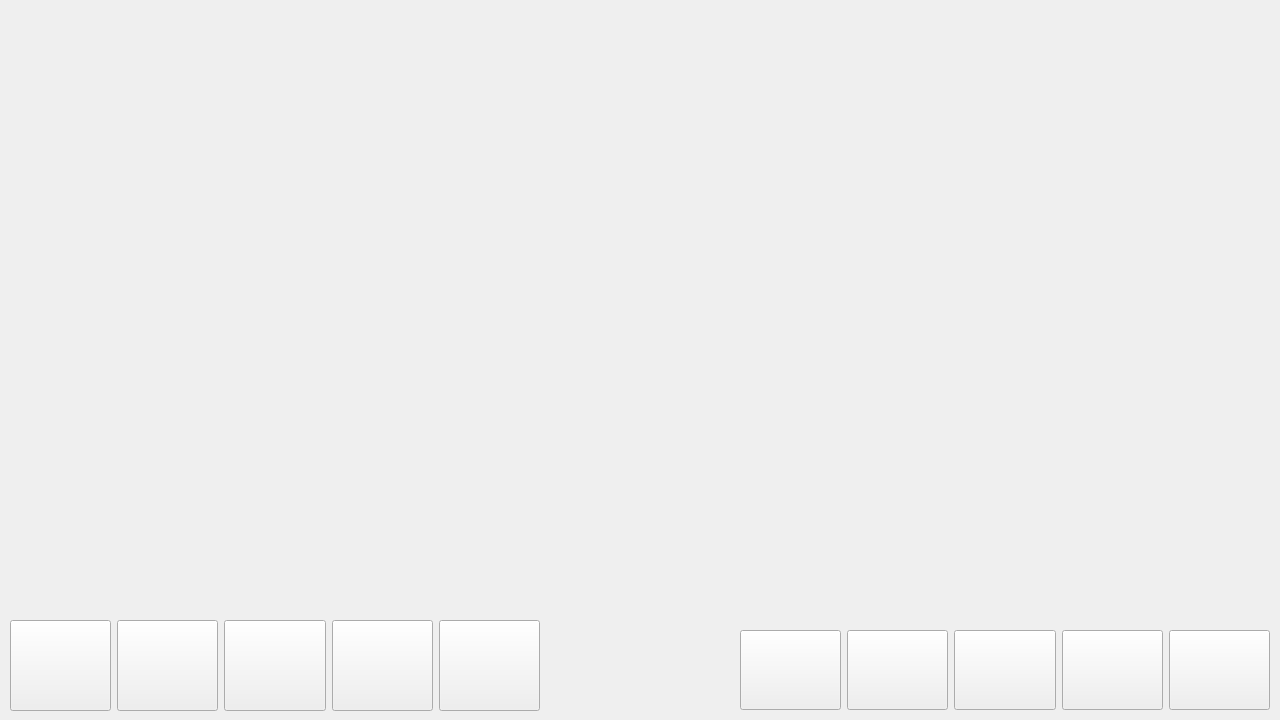
<?xml version="1.0" encoding="UTF-8"?>
<ui version="4.0">
 <class>GameWindow</class>
 <widget class="QWidget" name="GameWindow">
  <property name="geometry">
   <rect>
    <x>0</x>
    <y>0</y>
    <width>1280</width>
    <height>720</height>
   </rect>
  </property>
  <property name="windowTitle">
   <string>Form</string>
  </property>
  <widget class="QWidget" name="horizontalLayoutWidget">
   <property name="geometry">
    <rect>
     <x>10</x>
     <y>620</y>
     <width>530</width>
     <height>91</height>
    </rect>
   </property>
   <layout class="QHBoxLayout" name="horizontalLayout">
    <item>
     <widget class="QPushButton" name="player1_skill_1">
      <property name="sizePolicy">
       <sizepolicy hsizetype="Minimum" vsizetype="MinimumExpanding">
        <horstretch>0</horstretch>
        <verstretch>0</verstretch>
       </sizepolicy>
      </property>
      <property name="font">
       <font>
        <pointsize>22</pointsize>
        <weight>75</weight>
        <bold>true</bold>
       </font>
      </property>
      <property name="styleSheet">
       <string notr="true">border-image: url(:/spell/res/spells/w_spell_1.png);</string>
      </property>
      <property name="text">
       <string/>
      </property>
     </widget>
    </item>
    <item>
     <widget class="QPushButton" name="player1_skill_2">
      <property name="sizePolicy">
       <sizepolicy hsizetype="Minimum" vsizetype="MinimumExpanding">
        <horstretch>0</horstretch>
        <verstretch>0</verstretch>
       </sizepolicy>
      </property>
      <property name="font">
       <font>
        <pointsize>22</pointsize>
        <weight>75</weight>
        <bold>true</bold>
       </font>
      </property>
      <property name="styleSheet">
       <string notr="true">border-image: url(:/spell/res/spells/w_spell_5.png);</string>
      </property>
      <property name="text">
       <string/>
      </property>
     </widget>
    </item>
    <item>
     <widget class="QPushButton" name="player1_skill_3">
      <property name="sizePolicy">
       <sizepolicy hsizetype="Minimum" vsizetype="MinimumExpanding">
        <horstretch>0</horstretch>
        <verstretch>0</verstretch>
       </sizepolicy>
      </property>
      <property name="font">
       <font>
        <pointsize>22</pointsize>
        <weight>75</weight>
        <bold>true</bold>
       </font>
      </property>
      <property name="styleSheet">
       <string notr="true">border-image: url(:/spell/res/spells/w_spell_4.png);</string>
      </property>
      <property name="text">
       <string/>
      </property>
     </widget>
    </item>
    <item>
     <widget class="QPushButton" name="player1_skill_4">
      <property name="sizePolicy">
       <sizepolicy hsizetype="Minimum" vsizetype="MinimumExpanding">
        <horstretch>0</horstretch>
        <verstretch>0</verstretch>
       </sizepolicy>
      </property>
      <property name="font">
       <font>
        <pointsize>22</pointsize>
        <weight>75</weight>
        <bold>true</bold>
       </font>
      </property>
      <property name="styleSheet">
       <string notr="true">border-image: url(:/spell/res/spells/w_spell_2.png);</string>
      </property>
      <property name="text">
       <string/>
      </property>
     </widget>
    </item>
    <item>
     <widget class="QPushButton" name="player1_skill_5">
      <property name="sizePolicy">
       <sizepolicy hsizetype="Minimum" vsizetype="MinimumExpanding">
        <horstretch>0</horstretch>
        <verstretch>0</verstretch>
       </sizepolicy>
      </property>
      <property name="font">
       <font>
        <pointsize>22</pointsize>
        <weight>75</weight>
        <bold>true</bold>
       </font>
      </property>
      <property name="styleSheet">
       <string notr="true">border-image: url(:/spell/res/spells/w_spell_3.png);</string>
      </property>
      <property name="text">
       <string/>
      </property>
     </widget>
    </item>
   </layout>
  </widget>
  <widget class="QWidget" name="horizontalLayoutWidget_2">
   <property name="geometry">
    <rect>
     <x>740</x>
     <y>630</y>
     <width>530</width>
     <height>80</height>
    </rect>
   </property>
   <layout class="QHBoxLayout" name="horizontalLayout_2">
    <item>
     <widget class="QPushButton" name="player2_skill_1">
      <property name="sizePolicy">
       <sizepolicy hsizetype="Minimum" vsizetype="MinimumExpanding">
        <horstretch>0</horstretch>
        <verstretch>0</verstretch>
       </sizepolicy>
      </property>
      <property name="minimumSize">
       <size>
        <width>0</width>
        <height>78</height>
       </size>
      </property>
      <property name="font">
       <font>
        <pointsize>22</pointsize>
        <weight>75</weight>
        <bold>true</bold>
       </font>
      </property>
      <property name="styleSheet">
       <string notr="true">border-image: url(:/spell/res/spells/w_spell_1.png);</string>
      </property>
      <property name="text">
       <string/>
      </property>
     </widget>
    </item>
    <item>
     <widget class="QPushButton" name="player2_skill_2">
      <property name="sizePolicy">
       <sizepolicy hsizetype="Minimum" vsizetype="MinimumExpanding">
        <horstretch>0</horstretch>
        <verstretch>0</verstretch>
       </sizepolicy>
      </property>
      <property name="minimumSize">
       <size>
        <width>0</width>
        <height>78</height>
       </size>
      </property>
      <property name="font">
       <font>
        <pointsize>22</pointsize>
        <weight>75</weight>
        <bold>true</bold>
       </font>
      </property>
      <property name="styleSheet">
       <string notr="true">border-image: url(:/spell/res/spells/w_spell_5.png);</string>
      </property>
      <property name="text">
       <string/>
      </property>
     </widget>
    </item>
    <item>
     <widget class="QPushButton" name="player2_skill_3">
      <property name="sizePolicy">
       <sizepolicy hsizetype="Minimum" vsizetype="MinimumExpanding">
        <horstretch>0</horstretch>
        <verstretch>0</verstretch>
       </sizepolicy>
      </property>
      <property name="minimumSize">
       <size>
        <width>0</width>
        <height>78</height>
       </size>
      </property>
      <property name="font">
       <font>
        <pointsize>22</pointsize>
        <weight>75</weight>
        <bold>true</bold>
       </font>
      </property>
      <property name="styleSheet">
       <string notr="true">border-image: url(:/spell/res/spells/w_spell_4.png);</string>
      </property>
      <property name="text">
       <string/>
      </property>
     </widget>
    </item>
    <item>
     <widget class="QPushButton" name="player2_skill_4">
      <property name="sizePolicy">
       <sizepolicy hsizetype="Minimum" vsizetype="MinimumExpanding">
        <horstretch>0</horstretch>
        <verstretch>0</verstretch>
       </sizepolicy>
      </property>
      <property name="minimumSize">
       <size>
        <width>0</width>
        <height>78</height>
       </size>
      </property>
      <property name="font">
       <font>
        <pointsize>22</pointsize>
        <weight>75</weight>
        <bold>true</bold>
       </font>
      </property>
      <property name="styleSheet">
       <string notr="true">border-image: url(:/spell/res/spells/w_spell_2.png);</string>
      </property>
      <property name="text">
       <string/>
      </property>
     </widget>
    </item>
    <item>
     <widget class="QPushButton" name="player2_skill_5">
      <property name="sizePolicy">
       <sizepolicy hsizetype="Minimum" vsizetype="MinimumExpanding">
        <horstretch>0</horstretch>
        <verstretch>0</verstretch>
       </sizepolicy>
      </property>
      <property name="minimumSize">
       <size>
        <width>0</width>
        <height>78</height>
       </size>
      </property>
      <property name="font">
       <font>
        <pointsize>22</pointsize>
        <weight>75</weight>
        <bold>true</bold>
       </font>
      </property>
      <property name="styleSheet">
       <string notr="true">border-image: url(:/spell/res/spells/w_spell_3.png);</string>
      </property>
      <property name="text">
       <string/>
      </property>
     </widget>
    </item>
   </layout>
  </widget>
  <widget class="QLabel" name="unit1">
   <property name="geometry">
    <rect>
     <x>480</x>
     <y>30</y>
     <width>291</width>
     <height>521</height>
    </rect>
   </property>
   <property name="styleSheet">
    <string notr="true">image: url(w_0.png);</string>
   </property>
   <property name="text">
    <string/>
   </property>
   <property name="pixmap">
    <pixmap>w_0.png</pixmap>
   </property>
  </widget>
  <widget class="QLabel" name="unit2">
   <property name="geometry">
    <rect>
     <x>610</x>
     <y>30</y>
     <width>291</width>
     <height>521</height>
    </rect>
   </property>
   <property name="layoutDirection">
    <enum>Qt::RightToLeft</enum>
   </property>
   <property name="styleSheet">
    <string notr="true">image: url(w_0_r.png);</string>
   </property>
   <property name="text">
    <string/>
   </property>
   <property name="pixmap">
    <pixmap>w_0_r.png</pixmap>
   </property>
  </widget>
  <widget class="QLabel" name="player1_hp">
   <property name="geometry">
    <rect>
     <x>10</x>
     <y>0</y>
     <width>111</width>
     <height>51</height>
    </rect>
   </property>
   <property name="styleSheet">
    <string notr="true">font: 57 24pt &quot;VEGeorgianBrushCyrillicGreek&quot;;
border-image: url(:/backgrounds/res/fon_create_hero.png);</string>
   </property>
   <property name="text">
    <string/>
   </property>
   <property name="alignment">
    <set>Qt::AlignCenter</set>
   </property>
  </widget>
  <widget class="QLabel" name="player1_energ">
   <property name="geometry">
    <rect>
     <x>10</x>
     <y>50</y>
     <width>111</width>
     <height>51</height>
    </rect>
   </property>
   <property name="styleSheet">
    <string notr="true">font: 57 24pt &quot;VEGeorgianBrushCyrillicGreek&quot;;
border-image: url(:/backgrounds/res/fon_create_hero.png);</string>
   </property>
   <property name="text">
    <string/>
   </property>
   <property name="alignment">
    <set>Qt::AlignCenter</set>
   </property>
  </widget>
  <widget class="QLabel" name="player2_energ">
   <property name="geometry">
    <rect>
     <x>1150</x>
     <y>50</y>
     <width>111</width>
     <height>51</height>
    </rect>
   </property>
   <property name="styleSheet">
    <string notr="true">font: 57 24pt &quot;VEGeorgianBrushCyrillicGreek&quot;;
border-image: url(:/backgrounds/res/fon_create_hero.png);</string>
   </property>
   <property name="text">
    <string/>
   </property>
   <property name="alignment">
    <set>Qt::AlignCenter</set>
   </property>
  </widget>
  <widget class="QLabel" name="player2_hp">
   <property name="geometry">
    <rect>
     <x>1150</x>
     <y>0</y>
     <width>111</width>
     <height>51</height>
    </rect>
   </property>
   <property name="styleSheet">
    <string notr="true">font: 57 24pt &quot;VEGeorgianBrushCyrillicGreek&quot;;
border-image: url(:/backgrounds/res/fon_create_hero.png);</string>
   </property>
   <property name="text">
    <string/>
   </property>
   <property name="alignment">
    <set>Qt::AlignCenter</set>
   </property>
  </widget>
 </widget>
 <resources/>
 <connections/>
</ui>
